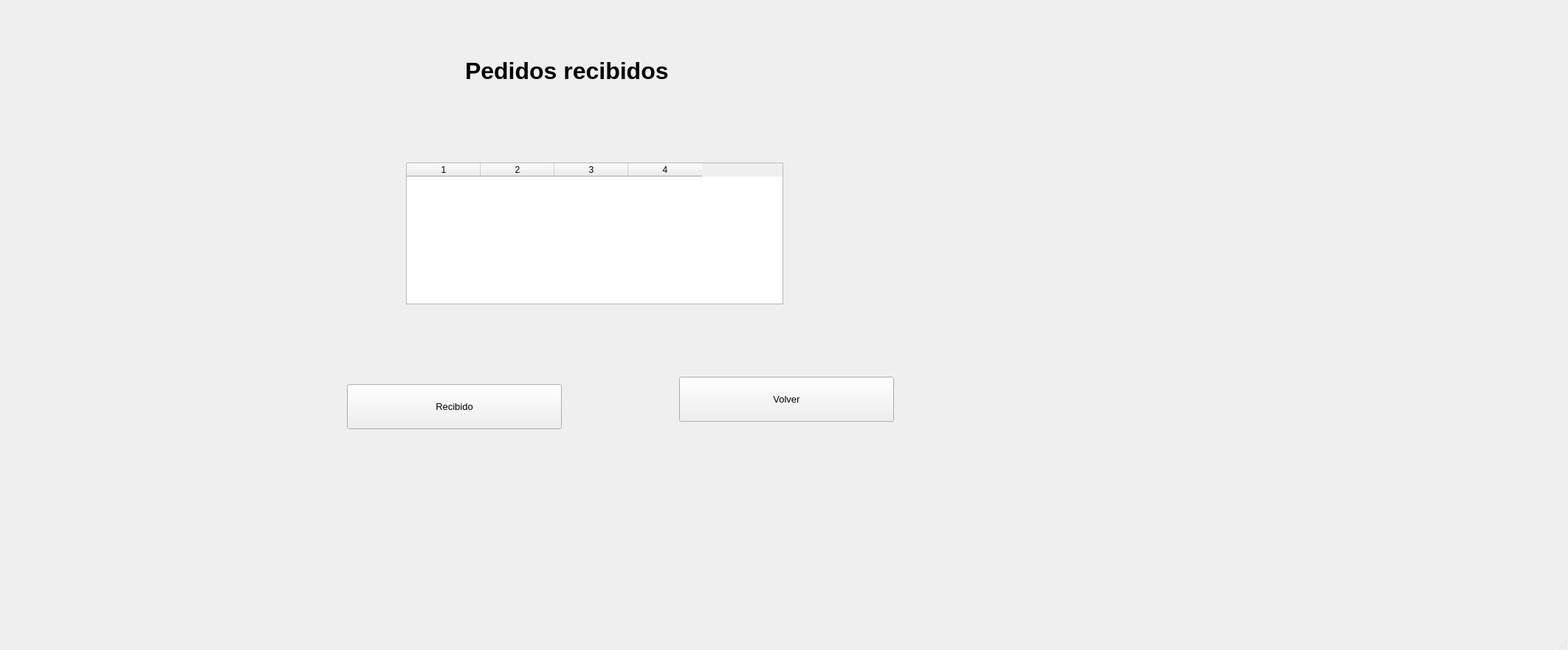
<?xml version="1.0" encoding="UTF-8"?>
<ui version="4.0">
 <class>MainWindow</class>
 <widget class="QMainWindow" name="MainWindow">
  <property name="geometry">
   <rect>
    <x>0</x>
    <y>0</y>
    <width>2124</width>
    <height>880</height>
   </rect>
  </property>
  <property name="windowTitle">
   <string>MainWindow</string>
  </property>
  <widget class="QWidget" name="centralwidget">
   <widget class="QLabel" name="lblTitulo">
    <property name="geometry">
     <rect>
      <x>630</x>
      <y>20</y>
      <width>471</width>
      <height>151</height>
     </rect>
    </property>
    <property name="font">
     <font>
      <family>Segoe UI</family>
      <pointsize>24</pointsize>
      <weight>75</weight>
      <bold>true</bold>
     </font>
    </property>
    <property name="text">
     <string>Pedidos recibidos</string>
    </property>
   </widget>
   <widget class="QTableWidget" name="tablPedidoTransito">
    <property name="geometry">
     <rect>
      <x>550</x>
      <y>220</y>
      <width>511</width>
      <height>192</height>
     </rect>
    </property>
    <property name="columnCount">
     <number>4</number>
    </property>
    <column/>
    <column/>
    <column/>
    <column/>
   </widget>
   <widget class="QPushButton" name="btnRecibido">
    <property name="geometry">
     <rect>
      <x>470</x>
      <y>520</y>
      <width>291</width>
      <height>61</height>
     </rect>
    </property>
    <property name="font">
     <font>
      <family>Segoe UI</family>
      <pointsize>10</pointsize>
     </font>
    </property>
    <property name="text">
     <string>Recibido</string>
    </property>
   </widget>
   <widget class="QPushButton" name="btnVolver">
    <property name="geometry">
     <rect>
      <x>920</x>
      <y>510</y>
      <width>291</width>
      <height>61</height>
     </rect>
    </property>
    <property name="font">
     <font>
      <family>Segoe UI</family>
      <pointsize>10</pointsize>
     </font>
    </property>
    <property name="text">
     <string>Volver</string>
    </property>
   </widget>
   <widget class="QWidget" name="imagen" native="true">
    <property name="geometry">
     <rect>
      <x>1490</x>
      <y>50</y>
      <width>411</width>
      <height>651</height>
     </rect>
    </property>
   </widget>
  </widget>
  <widget class="QMenuBar" name="menubar">
   <property name="geometry">
    <rect>
     <x>0</x>
     <y>0</y>
     <width>2124</width>
     <height>26</height>
    </rect>
   </property>
  </widget>
  <widget class="QStatusBar" name="statusbar"/>
 </widget>
 <resources/>
 <connections/>
</ui>
